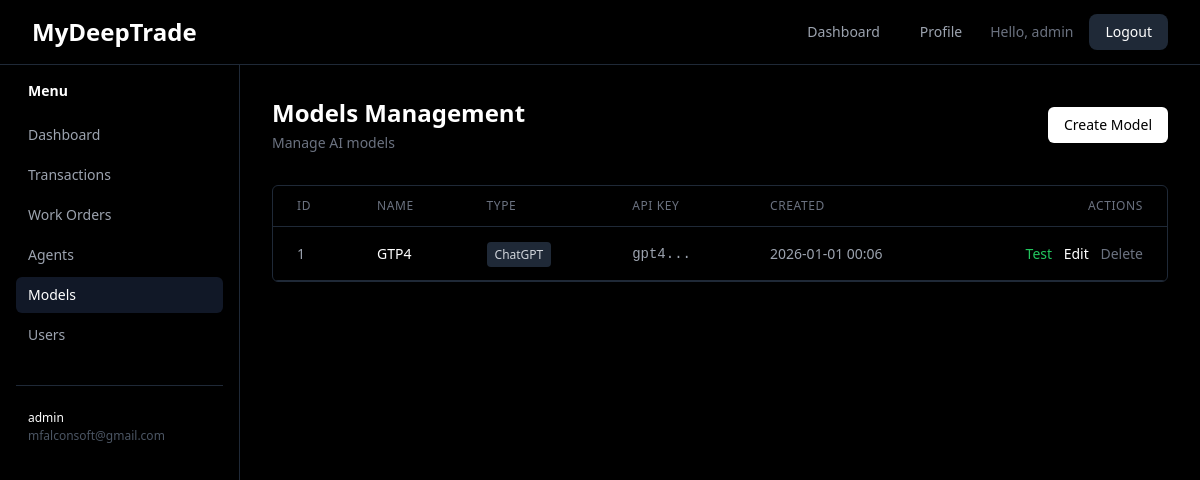
The app's page /models/ (signed in) with its own data.
### core/models.py (models this page shows, shortened)
class Model(models.Model):
    TYPE_CHOICES = [
        ('chatgpt', 'ChatGPT'),
        ('ollama', 'Ollama'),
    ]
    name = models.CharField(max_length=100)
    type = models.CharField(max_length=20, choices=TYPE_CHOICES)
    apikey = models.CharField(max_length=255, blank=True)
    paikey = models.CharField(max_length=255, blank=True)
    created_at = models.DateTimeField(auto_now_add=True)
    updated_at = models.DateTimeField(auto_now=True)
    class Meta:
        ordering = ['-created_at']

### core/views.py (the view)
# urls.py: path('models/', views.model_list, name='model_list'),
@login_required
def model_list(request):
    models = Model.objects.all()
    return render(request, 'models/model_list.html', {'models': models})

### templates/models/model_list.html (shortened to what this page needs)
{% extends 'base.html' %}
{% block content %}
<div class="min-h-screen flex">
    <aside class="w-60 bg-black border-r border-gray-800 fixed h-full overflow-y-auto">
        <div class="p-4">
            <h2 class="text-sm font-semibold text-white mb-4 px-3">Menu</h2>
            <nav class="space-y-1">
                <a href="{% url 'dashboard' %}" class="flex items-center space-x-2 px-3 py-2 rounded-md hover:bg-gray-900 text-gray-400 hover:text-white transition text-sm">
                    <span>Dashboard</span>
                </a>
                <a href="{% url 'transaction_list' %}" class="flex items-center space-x-2 px-3 py-2 rounded-md hover:bg-gray-900 text-gray-400 hover:text-white transition text-sm">
                    <span>Transactions</span>
                </a>
                <a href="{% url 'workorder_list' %}" class="flex items-center space-x-2 px-3 py-2 rounded-md hover:bg-gray-900 text-gray-400 hover:text-white transition text-sm">
                    <span>Work Orders</span>
                </a>
                <a href="{% url 'agent_list' %}" class="flex items-center space-x-2 px-3 py-2 rounded-md hover:bg-gray-900 text-gray-400 hover:text-white transition text-sm">
                    <span>Agents</span>
                </a>
                <a href="{% url 'model_list' %}" class="flex items-center space-x-2 px-3 py-2 rounded-md bg-gray-900 text-white text-sm">
                    <span>Models</span>
                </a>
                <a href="{% url 'user_list' %}" class="flex items-center space-x-2 px-3 py-2 rounded-md hover:bg-gray-900 text-gray-400 hover:text-white transition text-sm">
                    <span>Users</span>
                </a>
            </nav>
            <div class="mt-8 pt-4 border-t border-gray-800">
                <div class="px-3 py-2">
                    <p class="text-white text-xs font-medium">{{ user.username }}</p>
                    <p class="text-gray-600 text-xs mt-0.5">{{ user.email }}</p>
                </div>
            </div>
        </div>
    </aside>
    <div class="flex-1 ml-60">
        <div class="px-8 py-8">
            <div class="max-w-7xl mx-auto">
                <div class="mb-8 flex justify-between items-center">
                    <div>
                        <h1 class="text-2xl font-semibold text-white mb-1">Models Management</h1>
                        <p class="text-sm text-gray-500">Manage AI models</p>
                    </div>
                    <a href="{% url 'model_create' %}" class="bg-white hover:bg-gray-200 text-black px-4 py-2 rounded-md text-sm font-medium transition">
                        Create Model
                    </a>
                </div>
                <div class="border border-gray-800 rounded-md overflow-hidden">
                    <table class="w-full">
                        <thead>
                            <tr class="border-b border-gray-800">
                                <th class="text-left text-xs font-medium text-gray-500 uppercase tracking-wider px-6 py-3">ID</th>
                                <th class="text-left text-xs font-medium text-gray-500 uppercase tracking-wider px-6 py-3">Name</th>
                                <th class="text-left text-xs font-medium text-gray-500 uppercase tracking-wider px-6 py-3">Type</th>
                                <th class="text-left text-xs font-medium text-gray-500 uppercase tracking-wider px-6 py-3">API Key</th>
                                <th class="text-left text-xs font-medium text-gray-500 uppercase tracking-wider px-6 py-3">Created</th>
                                <th class="text-right text-xs font-medium text-gray-500 uppercase tracking-wider px-6 py-3">Actions</th>
                            </tr>
                        </thead>
                        <tbody>
                            {% for model in models %}
                            <tr class="border-b border-gray-800 hover:bg-gray-900/50 transition">
                                <td class="px-6 py-4 text-sm text-gray-400">{{ model.id }}</td>
                                <td class="px-6 py-4 text-sm text-white font-medium">{{ model.name }}</td>
                                <td class="px-6 py-4 text-sm">
                                    <span class="px-2 py-1 bg-gray-800 text-gray-300 text-xs rounded">
                                        {{ model.get_type_display }}
                                    </span>
                                </td>
                                <td class="px-6 py-4 text-sm text-gray-400">
                                    {% if model.apikey %}
                                        <span class="font-mono">{{ model.apikey|slice:":20" }}...</span>
                                    {% else %}
                                        <span class="text-gray-600">-</span>
                                    {% endif %}
                                </td>
                                <td class="px-6 py-4 text-sm text-gray-400">{{ model.created_at|date:"Y-m-d H:i" }}</td>
                                <td class="px-6 py-4 text-sm text-right space-x-2">
                                    {% if model.type == 'chatgpt' and model.apikey %}
                                    <button onclick="testModel({{ model.id }}, '{{ model.name }}')" class="text-green-500 hover:text-green-400 transition">
                                        Test
                                    </button>
                                    {% endif %}
                                    <a href="{% url 'model_edit' model.id %}" class="text-white hover:text-gray-300 transition">
                                        Edit
                                    </a>
                                    <a href="{% url 'model_delete' model.id %}" class="text-gray-500 hover:text-white transition" onclick="return confirm('Are you sure you want to delete this model?')">
                                        Delete
                                    </a>
                                </td>
                            </tr>
                            {% empty %}
                            <tr>
                                <td colspan="6" class="px-6 py-12 text-center text-sm text-gray-500">
                                    No models yet. Create your first model.
                                </td>
                            </tr>
                            {% endfor %}
                        </tbody>
                    </table>
                </div>
            </div>
        </div>
    </div>
</div>
{% endblock %}

### templates/base.html (shortened to what this page needs)
<!DOCTYPE html>
<html lang="es">
<head>
    <script src="https://cdn.tailwindcss.com"></script>
</head>
<body class="bg-black min-h-screen">
    <nav class="bg-black/90 backdrop-blur-lg border-b border-gray-800 sticky top-0 z-50">
        <div class="max-w-7xl mx-auto px-4 sm:px-6 lg:px-8">
            <div class="flex justify-between items-center h-16">
                <div class="flex items-center">
                    <a href="{% url 'home' %}" class="text-2xl font-bold text-white hover:text-gray-300 transition duration-300">
                        MyDeepTrade
                    </a>
                </div>
                <div class="flex items-center space-x-4">
                    {% if user.is_authenticated %}
                        <a href="{% url 'dashboard' %}" class="text-gray-400 hover:text-white px-3 py-2 rounded-md text-sm font-medium transition duration-300">
                            Dashboard
                        </a>
                        <a href="{% url 'profile' %}" class="text-gray-400 hover:text-white px-3 py-2 rounded-md text-sm font-medium transition duration-300">
                            Profile
                        </a>
                        <span class="text-gray-500 text-sm">Hello, {{ user.username }}</span>
                        <a href="{% url 'logout' %}" class="bg-gray-800 hover:bg-gray-700 text-white px-4 py-2 rounded-lg text-sm font-medium transition duration-300">
                            Logout
                        </a>
                    {% endif %}
                </div>
            </div>
        </div>
    </nav>
    <main>
        {% block content %}
        {% endblock %}
    </main>
</body>
</html>

### records on screen
Model: id "1", name "GTP4", type "ChatGPT", apikey "gpt4", created_at "2026-01-01 00:06"

### other values on screen
{{ user.username }} "admin"
{{ user.email }} "mfalconsoft@gmail.com"
